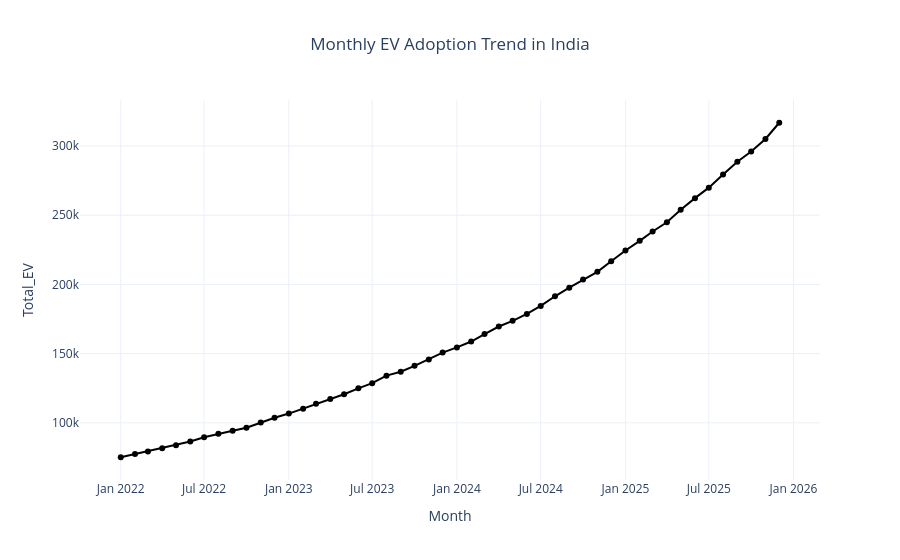

Notebook source saved alongside this figure:
### Markdown cell above
Monthly EV Adoption Trend (Line Chart) How has EV adoption changed over time?

### Code cell
ev_month = (
    ev.groupby("Month")["Total_EV"]
      .sum()
      .reset_index()
)

fig = px.line(
    ev_month,
    x="Month",
    y="Total_EV",
    markers=True,
    title="Monthly EV Adoption Trend in India"
)

fig.update_layout(
    title_x=0.5,
    template="plotly_white"
)

fig.show()

### Figure 1 — Plotly figure (JSON) as saved in the notebook; plotly's stock layout.template omitted (floating-point values rounded to 4 significant figures)
{"data": [{"hovertemplate": "Month=%{x}<br>Total_EV=%{y}<extra></extra>", "legendgroup": "", "line": {"color": "#000001", "dash": "solid"}, "marker": {"symbol": "circle"}, "mode": "lines+markers", "name": "", "orientation": "v", "showlegend": false, "type": "scatter", "x": ["2022-01-01T00:00:00", "2022-02-01T00:00:00", "2022-03-01T00:00:00", "2022-04-01T00:00:00", "2022-05-01T00:00:00", "2022-06-01T00:00:00", "2022-07-01T00:00:00", "2022-08-01T00:00:00", "2022-09-01T00:00:00", "2022-10-01T00:00:00", "2022-11-01T00:00:00", "2022-12-01T00:00:00", "2023-01-01T00:00:00", "2023-02-01T00:00:00", "2023-03-01T00:00:00", "2023-04-01T00:00:00", "2023-05-01T00:00:00", "2023-06-01T00:00:00", "2023-07-01T00:00:00", "2023-08-01T00:00:00", "2023-09-01T00:00:00", "2023-10-01T00:00:00", "2023-11-01T00:00:00", "2023-12-01T00:00:00", "2024-01-01T00:00:00", "2024-02-01T00:00:00", "2024-03-01T00:00:00", "2024-04-01T00:00:00", "2024-05-01T00:00:00", "2024-06-01T00:00:00", "2024-07-01T00:00:00", "2024-08-01T00:00:00", "2024-09-01T00:00:00", "2024-10-01T00:00:00", "2024-11-01T00:00:00", "2024-12-01T00:00:00", "2025-01-01T00:00:00", "2025-02-01T00:00:00", "2025-03-01T00:00:00", "2025-04-01T00:00:00", "2025-05-01T00:00:00", "2025-06-01T00:00:00", "2025-07-01T00:00:00", "2025-08-01T00:00:00", "2025-09-01T00:00:00", "2025-10-01T00:00:00", "2025-11-01T00:00:00", "2025-12-01T00:00:00"], "xaxis": "x", "y": [75155, 77415, 79352, 81575, 83908, 86548, 89593, 92196, 94325, 96510, 100345, 103651, 106706, 110175, 113805, 117313, 120672, 124918, 128654, 134101, 136889, 141169, 145778, 150762, 154502, 158761, 164107, 169580, 173695, 178699, 184457, 191419, 197625, 203492, 209079, 216732, 224502, 231458, 238216, 244893, 253863, 262310, 269885, 279418, 288597, 295934, 305070, 316765], "yaxis": "y"}], "layout": {"legend": {"tracegroupgap": 0}, "title": {"text": "Monthly EV Adoption Trend in India", "x": 0.5}, "xaxis": {"anchor": "y", "domain": [0, 1], "title": {"text": "Month"}}, "yaxis": {"anchor": "x", "domain": [0, 1], "title": {"text": "Total_EV"}}}}
